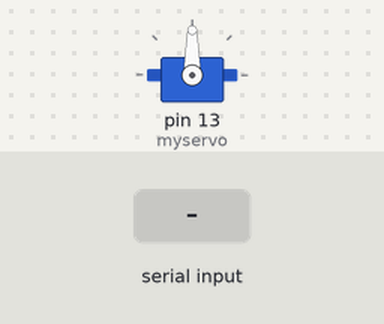
Recording of a sketch running on a simulated Arduino Uno, built with avr-gcc and run on an emulated ATmega328P. Shown: servo. The test bench sets the inputs (shaded band).

Above: at 1.2 s.
1.3 s: "=" received over Serial
At 2.0 s:
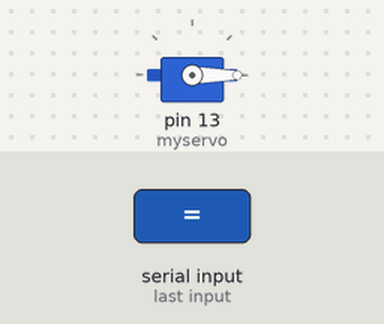
Timing chart, 0 to 4.3 s (numbered marks = the images above; inputs shaded):
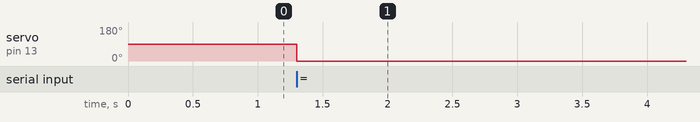

The sketch:

Q3.ino
```cpp
#include <Servo.h>

Servo myservo;  // create servo object to control a servo

int index = 0;
char receivedAngle[3];

void setup() {
  myservo.attach(13, 1000, 2000);  // attaches the servo on pin 9 to the servo object

  Serial.begin(9600);
}

void loop() {

  if (Serial.available() > 0) {

    char inputChar = Serial.read();

    if (inputChar == '='){
        int angle = atoi(receivedAngle);
  //      angle = map(angle, 0, 180, -90, 90);
        myservo.write(angle);                  // sets the servo position according to the scaled value
        delay(2000);                           // waits for the servo to get there

        index = 0;
    }
      else {
         receivedAngle[index] = inputChar;
         index++;
     }

  }
}
```

Measured:
- after the input at 1.3 s, servo on pin 13 (myservo): 90° → 0° at once
